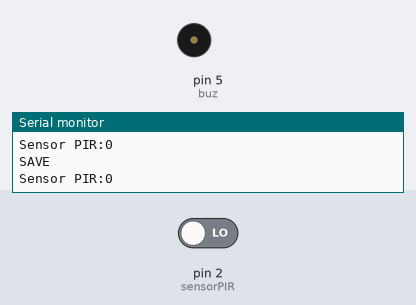
This sketch was run on a simulated Arduino Uno, built with avr-gcc and run on an emulated ATmega328P. Parts: buzzer (waves = sounding, pin HIGH), the last lines printed to the serial monitor. Inputs (shaded band) come from the test bench; at power-on: pin 2 (sensorPIR) LOW.

Above: at 1.8 s.
1.9 s: pin 2 (sensorPIR) driven HIGH
At 2.9 s:
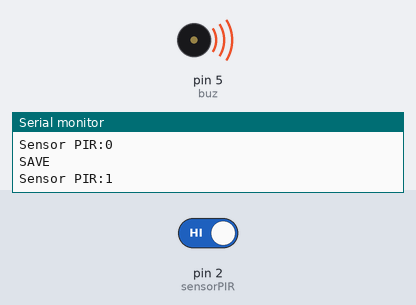
4.9 s: pin 2 (sensorPIR) driven LOW
At 5.8 s:
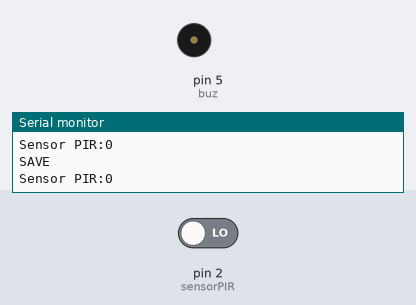
Timing chart, 0 to 7.9 s (numbered marks = the images above; inputs shaded):
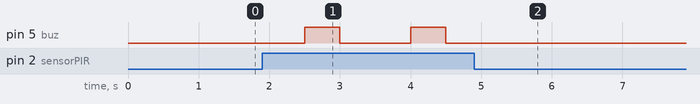

The sketch:

2._Sensor_PIR.ino
```cpp
//Inisialisasi pembuatan variable
int sensorPIR =2;
int buz=5;
void setup() {
 //Menentukan Fungsionalitas dari PIN pada Microcontroller
 Serial.begin(115200); //baudrate yang digunakan untuk komunikasi microcontroller dengan komputer
 pinMode(sensorPIR,INPUT);
 pinMode(buz, OUTPUT);
}
void loop() {
 //Program yang akan dijalankan berulang-ulang
 int bacaPIR=digitalRead(sensorPIR); //Membaca Nilai Sensor PIR
 //Print ke Serial Monitor
 Serial.print("Sensor PIR:");
 Serial.print(bacaPIR);
 Serial.println();
  delay(500);

 if(bacaPIR==1){
  digitalWrite(buz, HIGH);
  delay(500);
  digitalWrite(buz, LOW);
  delay(500);
  Serial.println("WARNING!");
 }
 else{digitalWrite(buz, LOW);
 Serial.println("SAVE");}

 //Jeda waktu perulagan seama 500 mili detik
}
```

Measured:
- after the input at 1.9 s, pin 5 (buz): alternates HIGH for 0.50 s and LOW for 1.0 s, starting after 0.60 s
- after the input at 4.9 s, pin 5 (buz): stops changing and stays LOW
